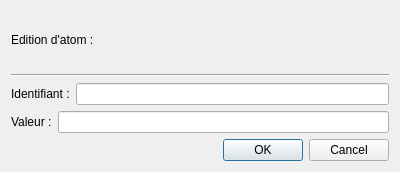
<?xml version="1.0" encoding="UTF-8"?>
<ui version="4.0">
 <class>EditAtom</class>
 <widget class="QDialog" name="EditAtom">
  <property name="geometry">
   <rect>
    <x>0</x>
    <y>0</y>
    <width>400</width>
    <height>172</height>
   </rect>
  </property>
  <property name="windowTitle">
   <string>Edition d'atom</string>
  </property>
  <layout class="QHBoxLayout" name="horizontalLayout">
   <item>
    <layout class="QVBoxLayout" name="verticalLayout">
     <item>
      <layout class="QVBoxLayout" name="verticalLayout_2">
       <item>
        <widget class="QLabel" name="label">
         <property name="text">
          <string>Edition d'atom :</string>
         </property>
        </widget>
       </item>
       <item>
        <widget class="Line" name="line">
         <property name="orientation">
          <enum>Qt::Horizontal</enum>
         </property>
        </widget>
       </item>
       <item>
        <layout class="QHBoxLayout" name="horizontalLayout_3">
         <item>
          <widget class="QLabel" name="label_2">
           <property name="text">
            <string>Identifiant :</string>
           </property>
          </widget>
         </item>
         <item>
          <widget class="QLineEdit" name="inputID"/>
         </item>
        </layout>
       </item>
       <item>
        <layout class="QHBoxLayout" name="horizontalLayout_2">
         <item>
          <widget class="QLabel" name="label_3">
           <property name="text">
            <string>Valeur :</string>
           </property>
          </widget>
         </item>
         <item>
          <widget class="QLineEdit" name="inputValue"/>
         </item>
        </layout>
       </item>
      </layout>
     </item>
     <item>
      <widget class="QDialogButtonBox" name="buttonBox">
       <property name="orientation">
        <enum>Qt::Horizontal</enum>
       </property>
       <property name="standardButtons">
        <set>QDialogButtonBox::Cancel|QDialogButtonBox::Ok</set>
       </property>
      </widget>
     </item>
    </layout>
   </item>
  </layout>
 </widget>
 <resources/>
 <connections>
  <connection>
   <sender>buttonBox</sender>
   <signal>accepted()</signal>
   <receiver>EditAtom</receiver>
   <slot>accept()</slot>
   <hints>
    <hint type="sourcelabel">
     <x>248</x>
     <y>254</y>
    </hint>
    <hint type="destinationlabel">
     <x>157</x>
     <y>274</y>
    </hint>
   </hints>
  </connection>
  <connection>
   <sender>buttonBox</sender>
   <signal>rejected()</signal>
   <receiver>EditAtom</receiver>
   <slot>reject()</slot>
   <hints>
    <hint type="sourcelabel">
     <x>316</x>
     <y>260</y>
    </hint>
    <hint type="destinationlabel">
     <x>286</x>
     <y>274</y>
    </hint>
   </hints>
  </connection>
 </connections>
</ui>
